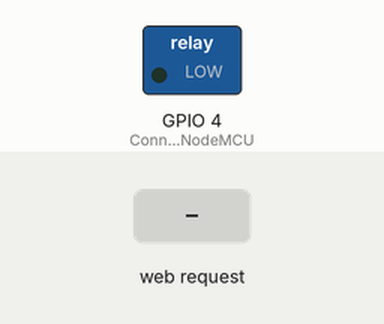
A sketch run on a simulated ESP8266 (NodeMCU). On the bench: switched loads named in the sketch (green lamp = pin HIGH). Inputs (shaded band) come from the test bench. WiFi joins after 1.5 s; servers stay silent unless stated; what the sketch prints to the serial monitor is not drawn.

Above: at 2.7 s.
2.8 s: HTTP request GET /OFF received
At 3.2 s:
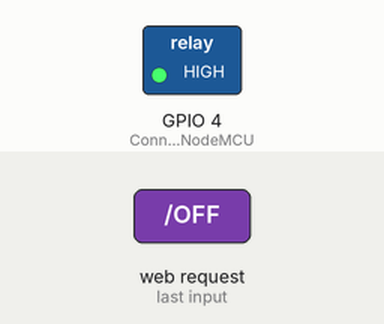
4.3 s: HTTP request GET /ON received
At 5.5 s:
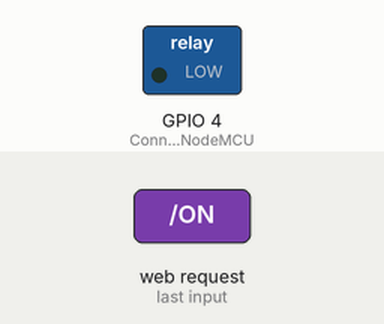
Timing chart, 0 to 7.3 s (numbered marks = the images above; inputs shaded):
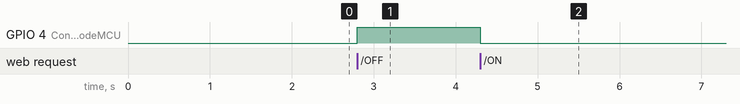

Measured:
- after the input at 2.8 s, GPIO 4 (Connect_Relay_to_NodeMCU): LOW → HIGH at once
- after the input at 4.3 s, GPIO 4 (Connect_Relay_to_NodeMCU): HIGH → LOW at once

The sketch:

WFILED.ino
```cpp
#include <ESP8266WiFi.h>
const char* ssid = "narzo 50i";
const char* password = "maaj1111";
WiFiServer server(80);
void setup() {
  Serial.begin(9600); //Default Baud Rate for NodeMCU
  delay(10);
  pinMode(4, OUTPUT);  // Connect Relay to NodeMCU's D0 Pin
  digitalWrite(4, 0);
  // Connect to WiFi network
  Serial.println();
  Serial.println();
  Serial.print("Connecting to ");
  Serial.println(ssid);

  WiFi.begin(ssid, password);

  while (WiFi.status() != WL_CONNECTED) {
    delay(500);
    Serial.print(".");
  }
  Serial.println("");
  Serial.println("WiFi connected");
  // Start the server
  server.begin();
  Serial.println("Server started");
  // Print the IP address
  Serial.println(WiFi.localIP());
}

void loop() {
  // Check if a client has connected
  WiFiClient client = server.available();
  if (!client) {
    return;
  }
  // Wait until the client sends some data
  Serial.println("new client");
  while(!client.available()){
    delay(1);
  }
  String req = client.readStringUntil('\r');
  Serial.println(req);
  client.flush();
  int val;
  if (req.indexOf("ON") != -1)
    val = 0;
  else if (req.indexOf("OFF") != -1)
    val = 1;
  else {
    Serial.println("invalid request");
    client.stop();
    return;
  }

  // Set GPIO2 according to the request
  digitalWrite(4, val);

  client.flush();

}
```
